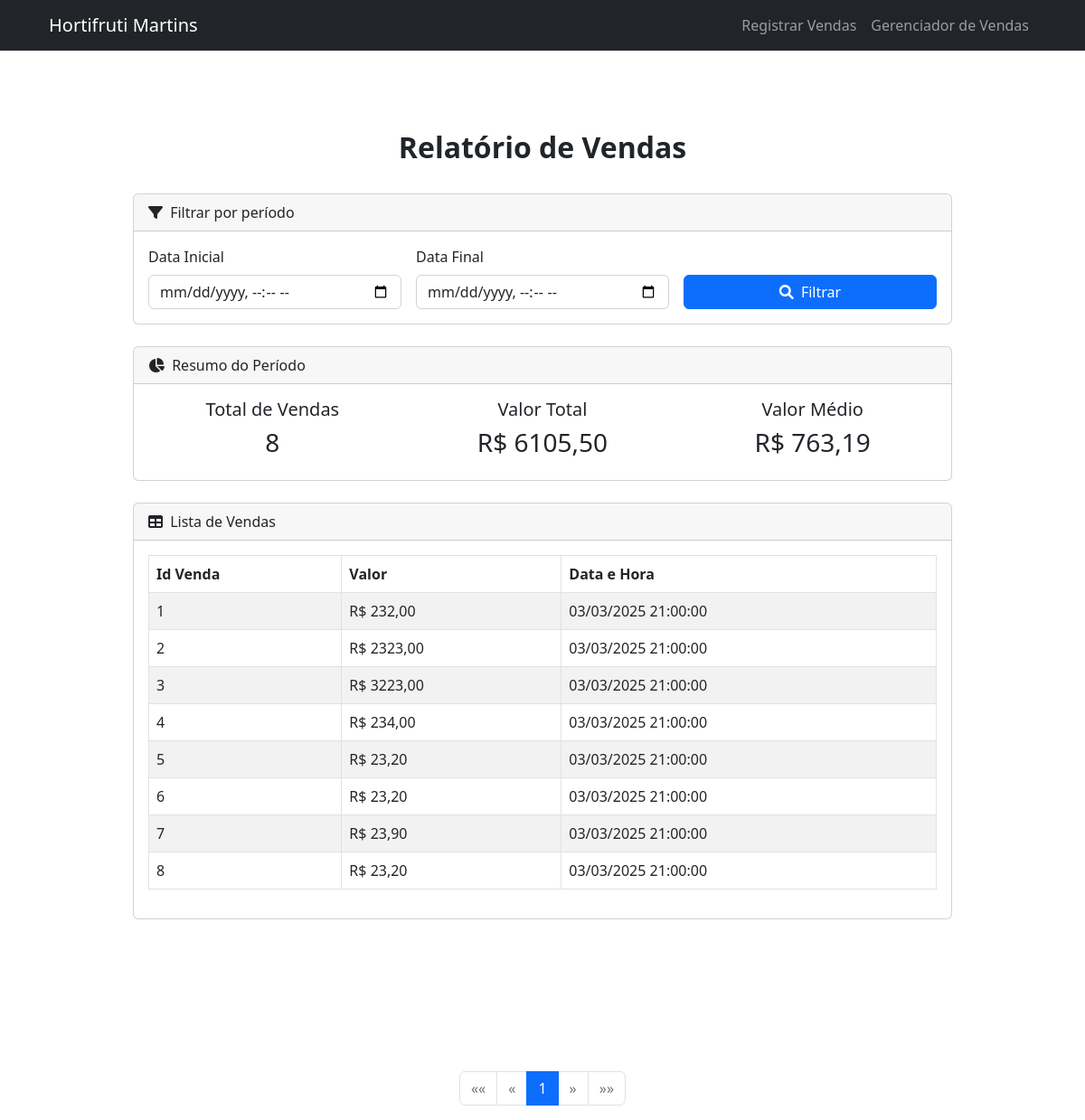
The app's page /relatorio/?page=2, older data.
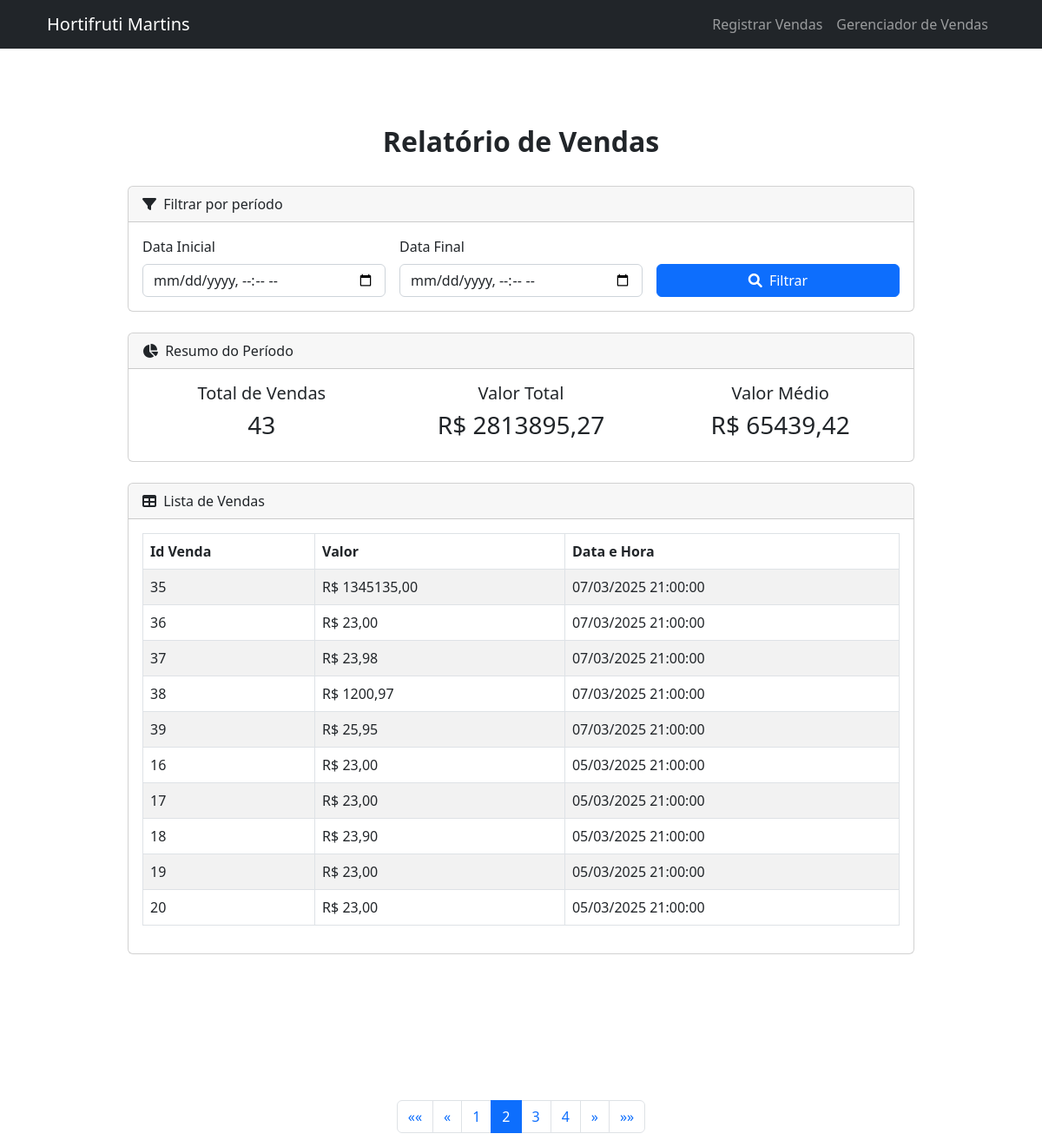
The same page, newer data.
### hortifruti/models.py (models this page shows)
class VendasModel(models.Model):
    id_venda = models.AutoField(primary_key=True)
    valor = models.DecimalField(max_digits=10, decimal_places=2)
    data = models.DateTimeField(auto_now_add=True)

### hortifruti/views.py (the view)
# urls.py: path('relatorio/', views.relatorioPage, name='relatorio_Page'),  # Nome corrigido para corresponder ao template
def relatorioPage(request):
    context = repository.relatorioVendas(request)
    return render(request, 'relatorioPage.html', context)

### hortifruti/templates/relatorioPage.html (shortened to what the changed rows need)
{% load static %}
<!DOCTYPE html>
<html lang="pt-BR">
    <head>
        <link href={% static 'css/styles.css' %} rel="stylesheet" />
        <link rel="stylesheet" href="https://cdnjs.cloudflare.com/ajax/libs/font-awesome/6.0.0/css/all.min.css" />
    </head>
    <body id="page-top">
        <section id="about">
            <div class="container px-4">
                <div class="row gx-4 justify-content-center">
                    <div class="col-lg-10">
                        <h2 class="text-center"><strong>Relatório de Vendas</strong></h2>
                        <br>
                        {% if vendas %}
                        <div class="card mb-4">
                            <div class="card-header">
                                <i class="fas fa-chart-pie me-1"></i>
                                Resumo do Período
                            </div>
                            <div class="card-body">
                                <div class="row text-center">
                                    <div class="col-md-4">
                                        <div class="h5">Total de Vendas</div>
                                        <div class="h3">{{ qtd_vendas }}</div>
                                    </div>
                                    <div class="col-md-4">
                                        <div class="h5">Valor Total</div>
                                        <div class="h3">R$ {{ valor_total|floatformat:2 }}</div>
                                    </div>
                                    <div class="col-md-4">
                                        <div class="h5">Valor Médio</div>
                                        <div class="h3">R$ {{ valor_medio|floatformat:2 }}</div>
                                    </div>
                                </div>
                            </div>
                        </div>
                        {% endif %}
                        <div class="card">
                            <div class="card-body">
                                {% if vendas %}
                                <div class="table-responsive">
                                    <table class="table table-bordered table-striped">
                                        <thead>
                                            <tr>
                                                <th>Id Venda</th>
                                                <th>Valor</th>
                                                <th>Data e Hora</th>
                                            </tr>
                                        </thead>
                                        <tbody>
                                            {% for venda in vendas %}
                                            <tr>
                                                <td>{{venda.id_venda}}</td>
                                                <td>R$ {{venda.valor|floatformat:2}}</td>
                                                <td>{{venda.data|date:"d/m/Y H:i:s"}}</td>
                                            </tr>
                                            {%endfor%}
                                        </tbody>
                                    </table>
                                </div>
                                {% else %}
                                <div class="alert alert-info">
                                    Nenhuma venda encontrada para o período selecionado.
                                </div>
                                {% endif %}
                            </div>
                        </div>
                    </div>
                </div>
            </div>
        </section>
        {% if is_paginated %}
        <div class="container mt-4">
            <nav aria-label="Navegação de páginas">
                <ul class="pagination justify-content-center">
                    {% if vendas.has_previous %}
                        <li class="page-item">
                            <a class="page-link" href="?page=1{% if data_inicial %}&data_inicial={{data_inicial}}{% endif %}{% if data_final %}&data_final={{data_final}}{% endif %}" aria-label="Primeira">
                                <span aria-hidden="true">&laquo;&laquo;</span>
                            </a>
                        </li>
                        <li class="page-item">
                            <a class="page-link" href="?page={{ vendas.previous_page_number }}{% if data_inicial %}&data_inicial={{data_inicial}}{% endif %}{% if data_final %}&data_final={{data_final}}{% endif %}" aria-label="Anterior">
                                <span aria-hidden="true">&laquo;</span>
                            </a>
                        </li>
                    {% else %}
                        <li class="page-item disabled">
                            <a class="page-link" href="#" aria-label="Primeira">
                                <span aria-hidden="true">&laquo;&laquo;</span>
                            </a>
                        </li>
                        <li class="page-item disabled">
                            <a class="page-link" href="#" aria-label="Anterior">
                                <span aria-hidden="true">&laquo;</span>
                            </a>
                        </li>
                    {% endif %}
                    {% for num in vendas.paginator.page_range %}
                        {% if vendas.number == num %}
                            <li class="page-item active"><a class="page-link" href="?page={{ num }}{% if data_inicial %}&data_inicial={{data_inicial}}{% endif %}{% if data_final %}&data_final={{data_final}}{% endif %}">{{ num }}</a></li>
                        {% elif num > vendas.number|add:'-3' and num < vendas.number|add:'3' %}
                            <li class="page-item"><a class="page-link" href="?page={{ num }}{% if data_inicial %}&data_inicial={{data_inicial}}{% endif %}{% if data_final %}&data_final={{data_final}}{% endif %}">{{ num }}</a></li>
                        {% endif %}
                    {% endfor %}
                    {% if vendas.has_next %}
                        <li class="page-item">
                            <a class="page-link" href="?page={{ vendas.next_page_number }}{% if data_inicial %}&data_inicial={{data_inicial}}{% endif %}{% if data_final %}&data_final={{data_final}}{% endif %}" aria-label="Próxima">
                                <span aria-hidden="true">&raquo;</span>
                            </a>
                        </li>
                        <li class="page-item">
                            <a class="page-link" href="?page={{ vendas.paginator.num_pages }}{% if data_inicial %}&data_inicial={{data_inicial}}{% endif %}{% if data_final %}&data_final={{data_final}}{% endif %}" aria-label="Última">
                                <span aria-hidden="true">&raquo;&raquo;</span>
                            </a>
                        </li>
                    {% else %}
                        <li class="page-item disabled">
                            <a class="page-link" href="#" aria-label="Próxima">
                                <span aria-hidden="true">&raquo;</span>
                            </a>
                        </li>
                        <li class="page-item disabled">
                            <a class="page-link" href="#" aria-label="Última">
                                <span aria-hidden="true">&raquo;&raquo;</span>
                            </a>
                        </li>
                    {% endif %}
                </ul>
            </nav>
        </div>
        {% endif %}
    </body>
</html>

Row changes from the older to the newer data that the page shows:
no longer on this page (row unchanged): VendasModel: id_venda "1", valor "232,00", data "03/03/2025 21:00:00"
no longer on this page (row unchanged): VendasModel: id_venda "2", valor "2323,00", data "03/03/2025 21:00:00"
no longer on this page (row unchanged): VendasModel: id_venda "3", valor "3223,00", data "03/03/2025 21:00:00"
no longer on this page (row unchanged): VendasModel: id_venda "4", valor "234,00", data "03/03/2025 21:00:00"
no longer on this page (row unchanged): VendasModel: id_venda "5", valor "23,20", data "03/03/2025 21:00:00"
no longer on this page (row unchanged): VendasModel: id_venda "6", valor "23,20", data "03/03/2025 21:00:00"
no longer on this page (row unchanged): VendasModel: id_venda "7", valor "23,90", data "03/03/2025 21:00:00"
no longer on this page (row unchanged): VendasModel: id_venda "8", valor "23,20", data "03/03/2025 21:00:00"
added VendasModel: id_venda "35", valor "1345135,00", data "07/03/2025 21:00:00"
added VendasModel: id_venda "36", valor "23,00", data "07/03/2025 21:00:00"
added VendasModel: id_venda "37", valor "23,98", data "07/03/2025 21:00:00"
added VendasModel: id_venda "38", valor "1200,97", data "07/03/2025 21:00:00"
added VendasModel: id_venda "39", valor "25,95", data "07/03/2025 21:00:00"
added VendasModel: id_venda "16", valor "23,00", data "05/03/2025 21:00:00"
added VendasModel: id_venda "17", valor "23,00", data "05/03/2025 21:00:00"
added VendasModel: id_venda "18", valor "23,90", data "05/03/2025 21:00:00"
added VendasModel: id_venda "19", valor "23,00", data "05/03/2025 21:00:00"
added VendasModel: id_venda "20", valor "23,00", data "05/03/2025 21:00:00"
Text that changed along with them:
{{ qtd_vendas }}: "8" → "43"
{{ valor_total|floatformat:2 }}: "6105,50" → "2813895,27"
{{ valor_medio|floatformat:2 }}: "763,19" → "65439,42"
list line gone: "1"
new list line: "1"
new list line: "2"
new list line: "3"
new list line: "4"
